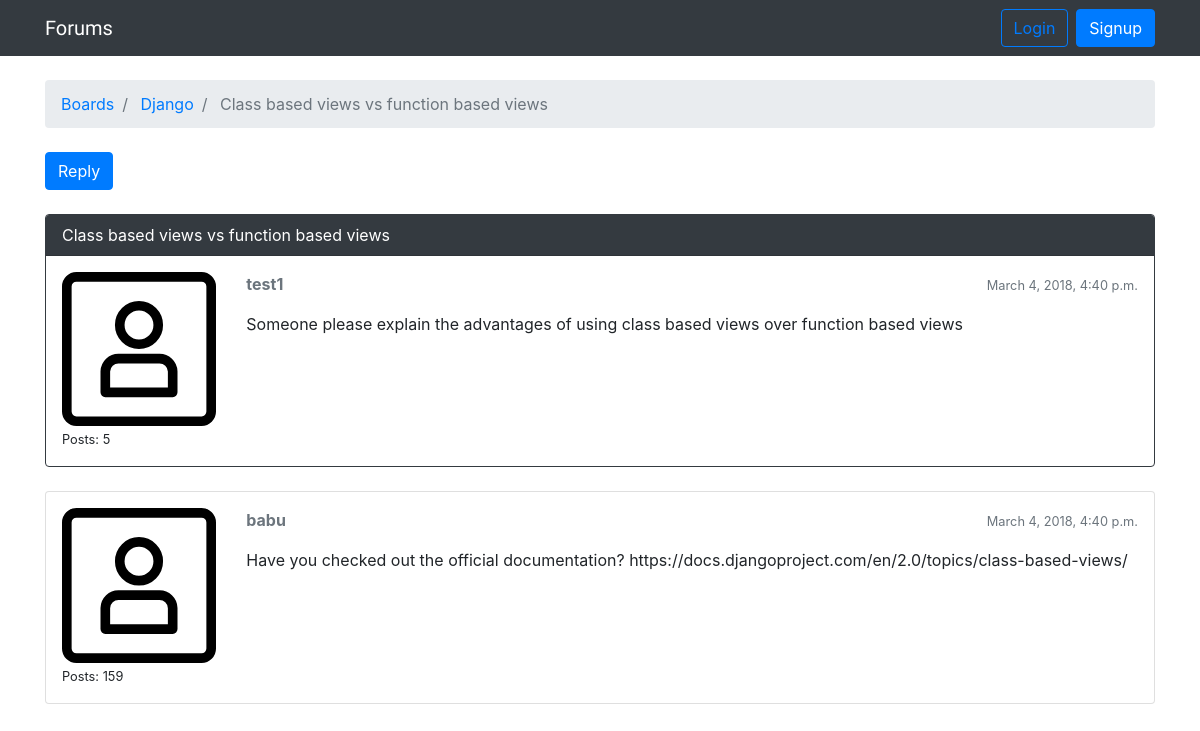
The app's page /boards/1/13/ with its own data.
### forums/models.py (models this page shows, shortened)
class Topic(models.Model):
    subject = models.CharField(max_length=256)
    last_updated = models.DateTimeField(auto_now_add=True)
    board = models.ForeignKey(
        Board,
        on_delete=models.CASCADE,
        related_name='topics',
    )
    starter = models.ForeignKey(
        settings.AUTH_USER_MODEL,
        on_delete=models.CASCADE,
        related_name='topics',
    )
    views = models.PositiveIntegerField(default=0)

class Board(models.Model):
    name = models.CharField(max_length=30, unique=True)
    description = models.CharField(max_length=100)

class Post(models.Model):
    message = models.TextField(max_length=4000)
    topic = models.ForeignKey(
        Topic,
        on_delete=models.CASCADE,
        related_name='posts',
    )
    created_at = models.DateTimeField(auto_now_add=True)
    updated_at = models.DateTimeField(null=True)
    created_by = models.ForeignKey(
        settings.AUTH_USER_MODEL,
        on_delete=models.CASCADE,
        related_name='posts',
    )
    updated_by = models.ForeignKey(
        settings.AUTH_USER_MODEL,
        on_delete=models.CASCADE,
        null=True,
        related_name='+',
    )

### users/models.py (models this page shows)
class CustomUser(AbstractUser):
    objects = CustomUserManager()

### forums/views.py (the view)
# urls.py: path('boards/<int:pk>/<int:topic_pk>/', views.PostListView.as_view(), name='topic_posts'),
class PostListView(ListView):
    model = Post
    context_object_name = 'posts'
    template_name = 'topic_posts.html'
    paginate_by = 2
    def get_queryset(self):
        self.topic = get_object_or_404(Topic, board__pk=self.kwargs.get('pk'), pk=self.kwargs.get('topic_pk'))
        queryset = self.topic.posts.order_by('created_at')
        return queryset
    def get_context_data(self, **kwargs):
        self.topic.views += 1
        self.topic.save()
        context = super().get_context_data(**kwargs)
        context['topic'] = self.topic
        return context

### templates/topic_posts.html (shortened to what this page needs)
{% extends 'base.html' %}
{% block breadcrumb %}
<li class="breadcrumb-item">
    <a href="{% url 'home' %}">Boards</a>
</li>
<li class="breadcrumb-item">
    <a href="{% url 'board_topics' topic.board.pk %}">
        {{ topic.board.name }}
    </a>
</li>
<li class="breadcrumb-item active">
    {{ topic.subject }}
</li>
{% endblock %}
{% block content %}
<div>
    <a href="{% url 'reply_topic' topic.board.pk topic.pk %}" class="btn btn-primary" role="button">
        Reply
    </a>
</div>
{% include 'includes/all_topic_posts.html' %}
{% endblock %}

### templates/includes/all_topic_posts.html (shortened to what this page needs)
{% load static %}
{% for post in posts %}
<div class="card mb-2 mt-4 {% if forloop.first %}border-dark{% endif %}">
    {% if forloop.first %}
        <div class="card-header text-white bg-dark py-2 px-3">
            {{ topic.subject }}
        </div>
    {% endif %}
    <div class="card-body p-3">
        <div class="row">
            <div class="col-2">
                <img src="{% static 'img/avatar.svg' %}" alt="{{ post.created_by.username }}" class="w-100">
                <small>Posts: {{ post.created_by.posts.count }}</small>
            </div>
            <div class="col-10">
                <div class="row mb-3">
                    <div class="col-6">
                        <strong class="text-muted">{{ post.created_by.username }}</strong>
                    </div>
                    <div class="col-6 text-right">
                        <small class="text-muted">{{ post.created_at }}</small>
                    </div>
                </div>
                <p>{{ post.message }}</p>
            </div>
        </div>
    </div>
</div>
{% endfor %}

### records on screen
Topic: board.name "Django", subject "Class based views vs function based views"
Post: created_by.posts.count "5", created_by.username "test1", created_at "March 4, 2018, 4:40 p.m.", message "Someone please explain the advantages of using class based views over function based views"
Post: created_by.posts.count "159", created_by.username "babu", created_at "March 4, 2018, 4:40 p.m.", message "Have you checked out the official documentation? https://docs.djangoproject.com/en/2.0/topics/class-based-views/"
